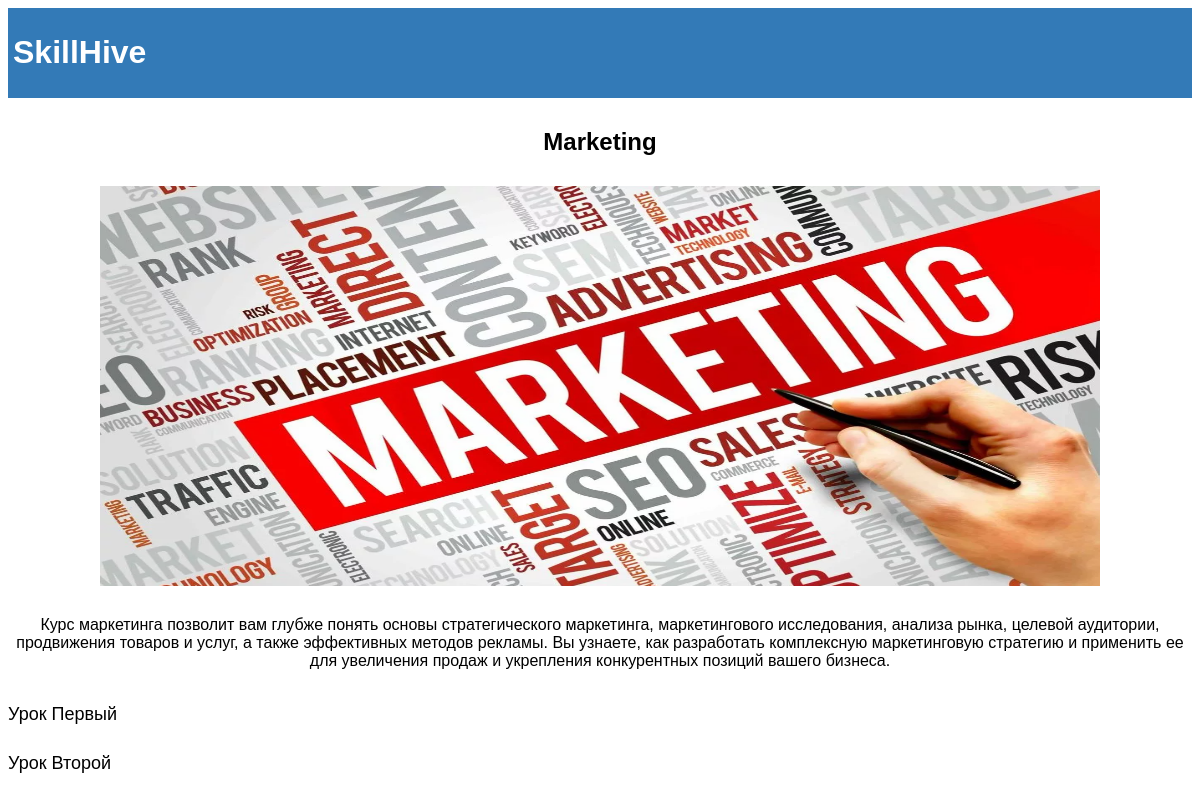
The page /account/courses/6/ on the database its author committed.
### SkillHive/models.py (models this page shows, shortened)
class SkillHive(models.Model):
    objects = None
    title = models.CharField(max_length=100,default=None)
    description = models.TextField(max_length=10000,default=None)
    cover_photo = models.ImageField(upload_to='course_covers/', default=None)

class Lesson(models.Model):
    course = models.ForeignKey(SkillHive, on_delete=models.CASCADE, related_name='lessons')
    title = models.CharField(max_length=100)
    description = models.TextField(max_length=1000)
    video = models.FileField(upload_to='videos/', null=True, blank=True)

### SkillHive/views.py (the view)
# urls.py: path('account/courses/<int:course_id>/', views.course_detail, name='course_detail'),
def course_detail(request, course_id):
    course = get_object_or_404(SkillHive, pk=course_id)
    lessons = Lesson.objects.filter(course=course)
    return render(request, 'cour_id.html', {'course': course, 'lessons': lessons})

### SkillHive/templates/cour_id.html (shortened to what this page needs)
<!DOCTYPE html>
<html lang="en">
<head>
</head>
<body>
    <header>
        <div class="container d-flex justify-content-between align-items-center">
            <h1 class="display-4">SkillHive</h1>
        </div>
    </header>
    <div class="container">
        <h1 class="course-title">{{ course.title }}</h1>
        <div class="video-container">
            <img src="{{ course.cover_photo.url }}" width="1000" height="400">
        </div>
        <p class="description">{{ course.description }}</p>
        <div class="lesson-list">
            {% for lesson in lessons %}
                <div class="lesson-list-item" onclick="location.href='lessons/{{ lesson.id }}/'">
                    {{ lesson.title }}
                </div>
            {% endfor %}
        </div>
    </div>
</body>
</html>

### SkillHive/templates/cour_id.html (style rules this page uses)
body { font-family: Arial, sans-serif; }
.container { max-width: 1200px; margin: 0 auto; }
.course-title { text-align: center; font-size: 24px; margin-top: 30px; }
.video-container { margin-top: 30px; display: flex; justify-content: center; }
.description { margin-top: 30px; text-align: center; }
.lesson-list { margin-top: 30px; list-style-type: none; padding: 0; }
.lesson-list-item { margin-bottom: 10px; cursor: pointer; }
header { background-color: #337ab7; color: #ffffff; padding: 5px; }
.lesson-list-item { margin-bottom: 20px; cursor: pointer; transition: background-color 0.3s ease; font-size: 18px; line-height: 1.6; }

### rows shown on the page
SkillHive: title "Marketing", cover_photo (picture), description "Курс маркетинга позволит вам глубже понять основы стратегического маркетинга, маркетингового исследования, анализа рынка, целевой аудитории, продвижения товаров и услуг, а также эффективных методов рекламы. Вы узнаете, как разработать комплексную маркетинговую стратегию и применить ее для увеличения продаж и укрепления конкурентных позиций вашего бизнеса."
Lesson: title "Урок Первый"
Lesson: title "Урок Второй"
